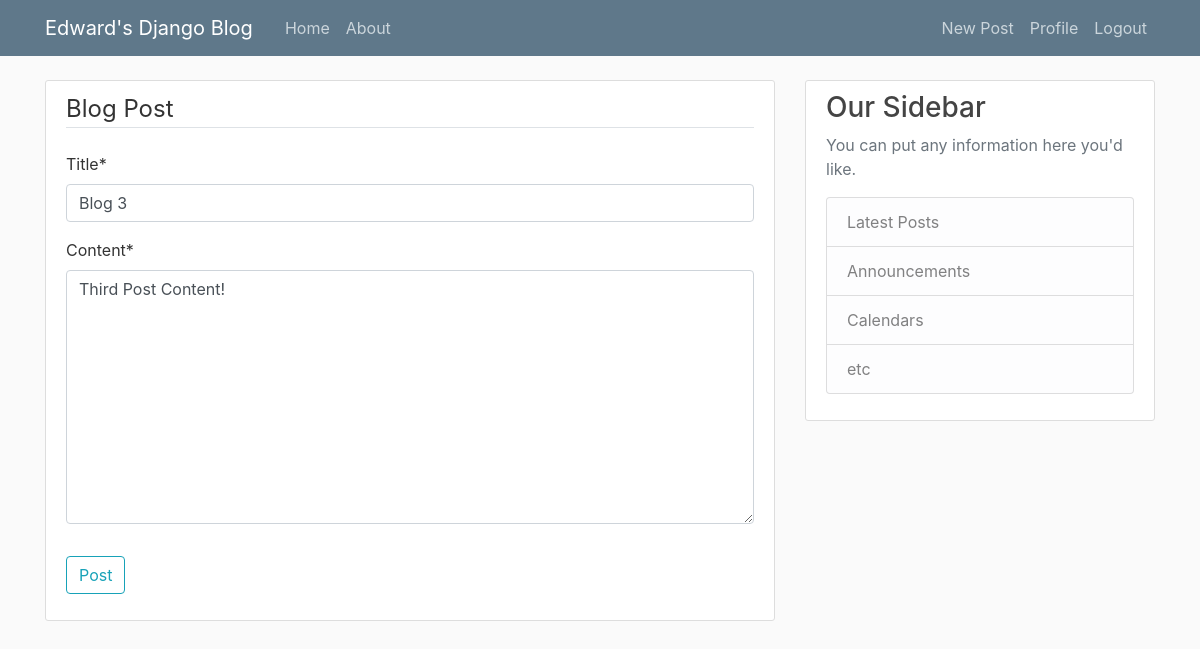
The app's page /post/3/update (signed in), older data.
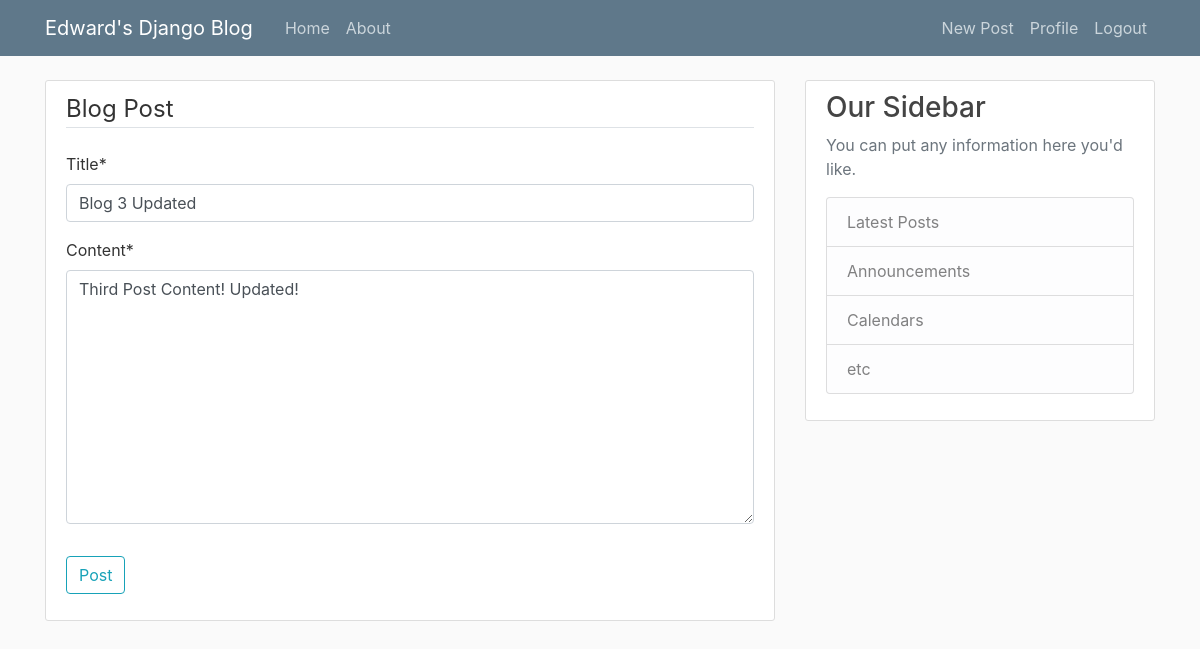
The same page, newer data.
### blog/models.py (models this page shows, shortened)
class Post(models.Model):
	title = models.CharField(max_length=100)
	content = models.TextField()
	date_posted = models.DateTimeField(default=timezone.now)
	author = models.ForeignKey(User, on_delete=models.CASCADE)

### blog/views.py (the view, shortened to what this page needs)
# urls.py: path('post/<int:pk>/update', PostUpdateView.as_view(), name='post-update'),
class PostUpdateView(LoginRequiredMixin, UserPassesTestMixin, UpdateView):
	model = Post
	fields = ['title', 'content']
	def test_func(self):
		post = self.get_object()
		if self.request.user == post.author:
			return True
		return False

### blog/templates/blog/post_form.html (shortened to what this page needs)
{% extends "blog/base.html" %}
{% load crispy_forms_tags %}
{% block content %}
	<div class="content-section">
		<form method="POST">
			<fieldset class="form-group">
				<legend class="border-bottom mb-4">Blog Post</legend>
				{{ form|crispy }}
			</fieldset>
			<div class="form-group">
				<button class="btn btn-outline-info" type="submit">Post</button>
			</div>
		</form>
	</div>
{% endblock content %}

Row changes from the older to the newer data that the page shows:
changed Post: title "Blog 3" → "Blog 3 Updated"; content "Third Post Content!" → "Third Post Content! Updated!"
